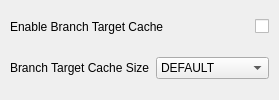
               <widget class="QWidget" name="G_BRANCH_TARGET_ENABLED_PAGE" >
                <layout class="QVBoxLayout" >
                 <property name="margin" >
                  <number>6</number>
                 </property>
                 <property name="spacing" >
                  <number>6</number>
                 </property>
                 <item>
                  <layout class="QHBoxLayout" >
                   <property name="margin" >
                    <number>4</number>
                   </property>
                   <property name="spacing" >
                    <number>6</number>
                   </property>
                   <item>
                    <widget class="QLabel" name="G_USE_BRANCH_TARGET_CACHE_LABEL_1" >
                     <property name="sizePolicy" >
                      <sizepolicy>
                       <hsizetype>7</hsizetype>
                       <vsizetype>5</vsizetype>
                       <horstretch>0</horstretch>
                       <verstretch>0</verstretch>
                      </sizepolicy>
                     </property>
                     <property name="toolTip" >
                      <string>&lt;qt>Enable Branch Target Cache in MicroBlaze.  When this parameter is set, the branch target cache is implemented, which improves branch performance by predicting conditional branches and caching branch targets.&lt;br>&lt;br>Note that to be able to use the Branch Target Cache, area optimization must not be enabled on the preceeding page.&lt;/qt></string>
                     </property>
                     <property name="text" >
                      <string>Enable Branch Target Cache</string>
                     </property>
                    </widget>
                   </item>
                   <item>
                    <widget class="QCheckBox" name="G_USE_BRANCH_TARGET_CACHE_1" >
                     <property name="sizePolicy" >
                      <sizepolicy>
                       <hsizetype>1</hsizetype>
                       <vsizetype>0</vsizetype>
                       <horstretch>0</horstretch>
                       <verstretch>1</verstretch>
                      </sizepolicy>
                     </property>
                     <property name="text" >
                      <string/>
                     </property>
                    </widget>
                   </item>
                  </layout>
                 </item>
                 <item>
                  <layout class="QHBoxLayout" >
                   <property name="margin" >
                    <number>4</number>
                   </property>
                   <property name="spacing" >
                    <number>6</number>
                   </property>
                   <item>
                    <widget class="QLabel" name="G_BRANCH_TARGET_CACHE_SIZE_LABEL_1" >
                     <property name="sizePolicy" >
                      <sizepolicy>
                       <hsizetype>7</hsizetype>
                       <vsizetype>5</vsizetype>
                       <horstretch>0</horstretch>
                       <verstretch>0</verstretch>
                      </sizepolicy>
                     </property>
                     <property name="toolTip" >
                      <string>&lt;qt>This parameter specifies the Branch Target Cache size.  The DEFAULT value, which uses one Block RAM, gives 1024 cache entries in Virtex-5 and Virtex-6, and 512 in all other architectures.  This value is recommended, unless Block RAM use must be avoided or further performance increase is desired.  Values from 8 to 64 entries are implemented with Distributed RAM, and values from 512 to 2048 entries use Block RAM.&lt;/qt></string>
                     </property>
                     <property name="text" >
                      <string>Branch Target Cache Size</string>
                     </property>
                    </widget>
                   </item>
                   <item>
                    <widget class="QComboBox" name="G_BRANCH_TARGET_CACHE_SIZE_1" >
                     <property name="minimumSize" >
                      <size>
                       <width>100</width>
                       <height>0</height>
                      </size>
                     </property>
                     <item>
                      <property name="text" >
                       <string>DEFAULT</string>
                      </property>
                     </item>
                     <item>
                      <property name="text" >
                       <string>8 ENTRIES</string>
                      </property>
                     </item>
                     <item>
                      <property name="text" >
                       <string>16 ENTRIES</string>
                      </property>
                     </item>
                     <item>
                      <property name="text" >
                       <string>32 ENTRIES</string>
                      </property>
                     </item>
                     <item>
                      <property name="text" >
                       <string>64 ENTRIES</string>
                      </property>
                     </item>
                     <item>
                      <property name="text" >
                       <string>512 ENTRIES</string>
                      </property>
                     </item>
                     <item>
                      <property name="text" >
                       <string>1024 ENTRIES</string>
                      </property>
                     </item>
                     <item>
                      <property name="text" >
                       <string>2048 ENTRIES</string>
                      </property>
                     </item>
                    </widget>
                   </item>
                  </layout>
                 </item>
                </layout>
               </widget>
